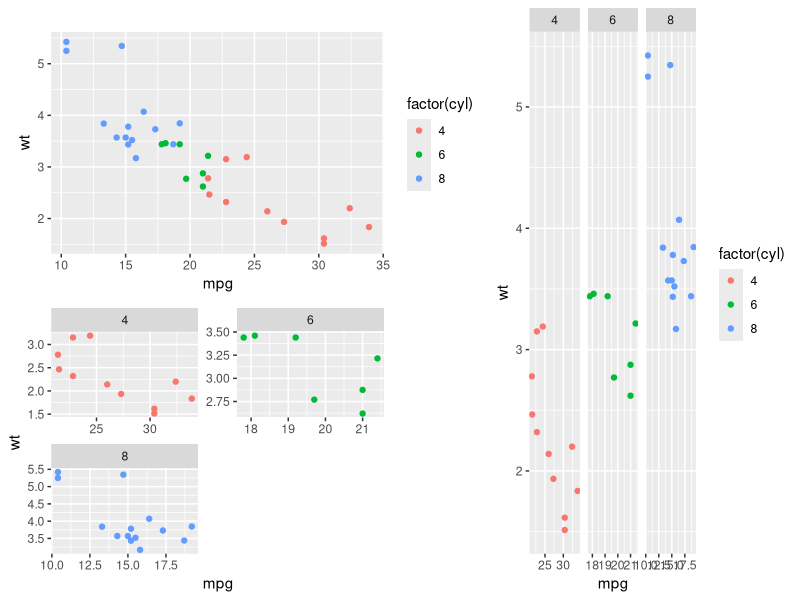

Generate this figure with R:
library(egg)


### Name: gtable_frame
### Title: gtable_frame
### Aliases: gtable_frame

### ** Examples

library(grid)
library(gridExtra)
p1 <- ggplot(mtcars, aes(mpg, wt, colour = factor(cyl))) +
  geom_point()

p2 <- ggplot(mtcars, aes(mpg, wt, colour = factor(cyl))) +
  geom_point() + facet_wrap( ~ cyl, ncol=2, scales = "free") +
  guides(colour="none") +
  theme()

p3 <- ggplot(mtcars, aes(mpg, wt, colour = factor(cyl))) +
  geom_point() + facet_grid(. ~ cyl, scales = "free")

g1 <- ggplotGrob(p1);
g2 <- ggplotGrob(p2);
g3 <- ggplotGrob(p3);
fg1 <- gtable_frame(g1)
fg2 <- gtable_frame(g2)
fg12 <- gtable_frame(gtable_rbind(fg1,fg2), width=unit(2,"null"), height=unit(1,"null"))
fg3 <- gtable_frame(g3, width=unit(1,"null"), height=unit(1,"null"))
grid.newpage()
combined <- gtable_cbind(fg12, fg3)
grid.draw(combined)
